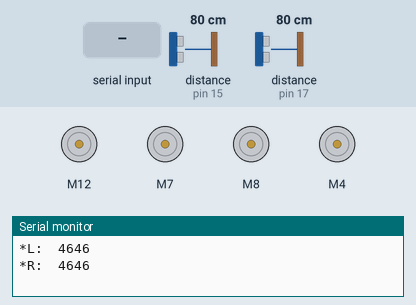
Recording of a sketch running on a simulated Arduino Uno, built with avr-gcc and run on an emulated ATmega328P. Parts: 4 × DC motor (green arrow = forward, orange = backward, longer = faster), the last lines printed to the serial monitor. Wiring (inferred from the names in the program): 2 × ultrasonic range finder: trigger pin 14, echo pin 15 / trigger pin 16, echo pin 17. The inputs (shaded band) are chosen by the test bench; at power-on: distance to the obstacle (sensors on pin 15, pin 17) 80 cm. The echo pulse lasts 58.3 µs per cm.

Above: at 1.2 s.
1.3 s: byte 115 (STOP) received over Serial
2.8 s: byte 119 (GOFORWARD) received over Serial
At 3.5 s:
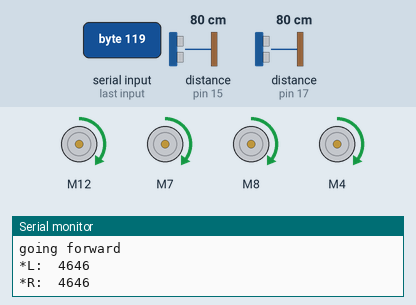
4.3 s: byte 120 (GOBACK) received over Serial
At 4.6 s:
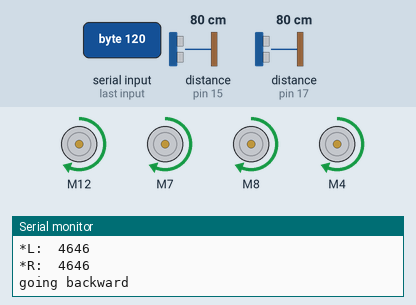
5.8 s: byte 97 (GOLEFT) received over Serial
At 7.0 s:
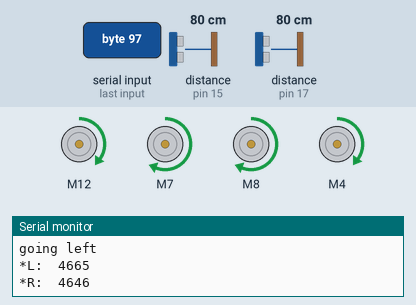
7.3 s: byte 100 (GORIGHT) received over Serial
At 8.1 s:
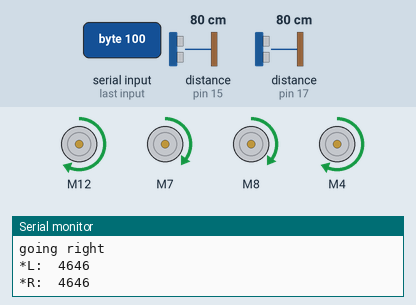
8.8 s: byte 113 (GODIAGONALRIGHT) received over Serial
At 9.3 s:
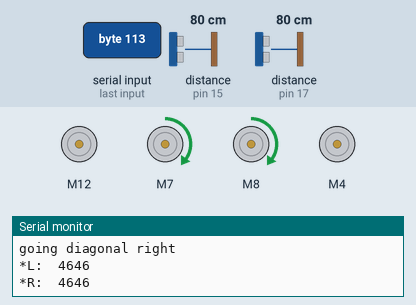
Timing chart, 0 to 11.3 s (numbered marks = the images above; inputs shaded):
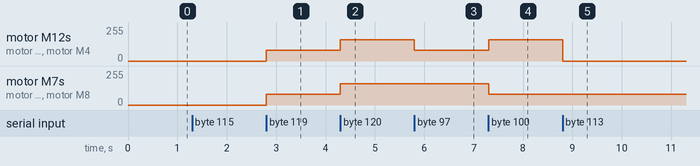

The sketch:

PBGL_1.ino
```cpp
#include "pinout.h"
#include "definitions.h"
#include "motorcontrol.h"
#include "ultrasoniccontrol.h"
#include <CytronMotorDriver.h>

void speedChange(int speed, bool mode);

const UltrasonicSensor ultr_L{ULTR_L_TRIG, ULTR_L_ECHO};
const UltrasonicSensor ultr_R{ULTR_R_TRIG, ULTR_R_ECHO};

volatile unsigned long previousMilis = 0;
volatile int speed = FAST_SPEED;
volatile int incomingByte = 0; // for incoming serial data
int echo = 0; // for obstacle detection

// flags
volatile bool obstacleL = false;
volatile bool obstacleR = false;
volatile Mode operationMode = MANUAL;

void setup() {
    noInterrupts();

    Serial.begin(9600); //Communication start
    interrupts();
}


void loop() {

    if(Serial.available() > 0) {
        incomingByte = Serial.read();
        //Serial.println(incomingByte);
        switch(incomingByte) {
            case STOP:
            stop();
            operationMode = MANUAL;
            break;
            case GOFORWARD:
            goforward(speed);
            break;
            case GOBACK:
            gobackward(speed);
            break;
            case GOLEFT:
            goleft(speed);
            break;
            case GORIGHT:
            goright(speed);
            break;
            case GODIAGONALRIGHT:
            godiagonalright(speed);
            break;
            case GODIAGONALLEFT:
            godiagonalleft(speed);
            break;
            case GODIAGONALBACKRIGHT:
            godiagonalbackright(speed);
            break;
            case GODIAGONALBACKLEFT:
            godiagonalbackleft(speed);
            break;
            case TURNRIGHT:
            turnright(speed);
            break;
            case TURNLEFT:
            turnleft(speed);
            break;
            case CHANGE_SPEED_FASTER:
            // speedChange(true);
            speed = FAST_SPEED;
            break;
            case CHANGE_SPEED_SLOWER:
            // speedChange(false);
            speed = SLOW_SPEED;
            break;
            case AUTONOMIC_MODE:
            gobackward(speed);
            operationMode = GOING_BACKWARD;
        }
    }

    // check sensor at INTERVAL
    unsigned long currentMilis = millis();
    if(currentMilis - previousMilis > CHECK_INTERVAL)
    {
        previousMilis = currentMilis;

        // detect obstacles
        echo = getDistance(ultr_L);
        if (echo)
        {
            obstacleL = true;
            Serial.print("*L:\t" + String(echo) + "\n");
        }
        echo = getDistance(ultr_R);
        if (echo)
        {
            obstacleR = true;
            Serial.print("*R:\t" + String(echo) + "\n");
        }

        if (obstacleL || obstacleR)
        {
            // turn to avoid obstacle
            switch(operationMode)
            {
                case MANUAL:
                case STOPPED:
                case TURNING_L:
                case TURNING_R:
                case GOING_FORWARD:
                break;
                case GOING_BACKWARD:
                if (obstacleL)
                {
                    turnleft(speed);
                    operationMode = TURNING_R;
                }
                else
                {
                    turnright(speed);
                    operationMode = TURNING_L;
                }
                break;
            }

            // reset flags
            obstacleL = false;
            obstacleR = false;
        }
        else
        {
            // no obstacles - go forward
            switch(operationMode)
            {
                case MANUAL:
                case STOPPED:
                case GOING_FORWARD:
                case GOING_BACKWARD:
                break;
                case TURNING_L:
                gobackward(speed);
                operationMode = GOING_BACKWARD;
                break;
                case TURNING_R:
                gobackward(speed);
                operationMode = GOING_BACKWARD;
                break;
            }
        }
    }
}

void speedChange(bool mode)
{
    if (mode)
    {
        // mode = true - increase
        speed += SPEED_INCREMENT;
        if (speed > MAX_SPEED)
        {
            speed = MAX_SPEED;
        }
    }
    else
    {
        // mode = false - decrease speed
        speed -= SPEED_INCREMENT;
        if (speed < MIN_SPEED)
        {
            speed = MIN_SPEED;
        }
    }

    switch (operationMode)
    {
        case GOING_BACKWARD:
        gobackward(speed);
        break;
        case TURNING_L:
        turnleft(speed);
        break;
        case TURNING_R:
        turnright(speed);
        break;
        default:
        stop();
    }
}
```

definitions.h
```cpp
// definitions

// commands
#define GOFORWARD           'w'
#define GOBACK              'x'
#define GOLEFT              'a'
#define GORIGHT             'd'
#define STOP                's'
#define GODIAGONALLEFT      'e'
#define GODIAGONALRIGHT     'q'
#define GODIAGONALBACKRIGHT 'c'
#define GODIAGONALBACKLEFT  'z'
#define TURNLEFT            'f'
#define TURNRIGHT           'r'

#define CHANGE_SPEED_FASTER 'p'
#define CHANGE_SPEED_SLOWER 'o'

#define AUTONOMIC_MODE      'm'

// constants
#define CHECK_INTERVAL      1000
#define MAX_SPEED           255
#define MIN_SPEED           30
#define SPEED_INCREMENT     10
#define SLOW_SPEED          40
#define FAST_SPEED          80

enum Mode { MANUAL, STOPPED, GOING_FORWARD, GOING_BACKWARD, TURNING_L, TURNING_R };
```

motorcontrol.cpp
```cpp
// motor control functions

#include "motorcontrol.h"
#include "pinout.h"
#include "CytronMotorDriver.h"

// Configure the motor driver.

CytronMD front_right(PWM_DIR, PWM_PIN_FR, DIR_PIN_FR);
CytronMD front_left(PWM_DIR, PWM_PIN_FL, DIR_PIN_FL);
CytronMD rear_right(PWM_DIR, PWM_PIN_RR, DIR_PIN_RR);
CytronMD rear_left(PWM_DIR, PWM_PIN_RL, DIR_PIN_RL);

void stop(){
    front_right.setSpeed(0);
    front_left.setSpeed(0);
    rear_right.setSpeed(0);
    rear_left.setSpeed(0);
    Serial.println("stopped");
}

void goforward(int speedToSet){
    front_right.setSpeed(speedToSet);
    front_left.setSpeed(speedToSet);
    rear_right.setSpeed(speedToSet);
    rear_left.setSpeed(speedToSet);
    Serial.println("going forward");
}

void gobackward(int speedToSet){
    int speedConverted = speedToSet*2;
    front_right.setSpeed(speedConverted);
    front_left.setSpeed(speedConverted);
    rear_right.setSpeed(speedConverted);
    rear_left.setSpeed(speedConverted);
    Serial.println("going backward");
}

void goright(int speedToSet){
    int speedConverted = speedToSet*2;
    front_right.setSpeed(speedConverted);
    front_left.setSpeed(speedToSet);
    rear_right.setSpeed(speedToSet);
    rear_left.setSpeed(speedConverted);
    Serial.println("going right");
}

void goleft(int speedToSet){
    int speedConverted = speedToSet*2;
    front_right.setSpeed(speedToSet);
    front_left.setSpeed(speedConverted);
    rear_right.setSpeed(speedConverted);
    rear_left.setSpeed(speedToSet);
    Serial.println("going left");
}

void godiagonalright(int speedToSet){
    front_right.setSpeed(0);
    front_left.setSpeed(speedToSet);
    rear_right.setSpeed(speedToSet);
    rear_left.setSpeed(0);
    Serial.println("going diagonal right");
}

void godiagonalleft(int speedToSet){
    front_right.setSpeed(speedToSet);
    front_left.setSpeed(0);
    rear_right.setSpeed(0);
    rear_left.setSpeed(speedToSet);
    Serial.println("going diagonal left");
}

void godiagonalbackright(int speedToSet){
    int speedConverted = speedToSet*2;
    front_right.setSpeed(speedConverted);
    front_left.setSpeed(0);
    rear_right.setSpeed(0);
    rear_left.setSpeed(speedConverted);
    Serial.println("going diagonal backright");
}

void godiagonalbackleft(int speedToSet){
    int speedConverted = speedToSet*2;
    front_right.setSpeed(0);
    front_left.setSpeed(speedConverted);
    rear_right.setSpeed(speedConverted);
    rear_left.setSpeed(0);
    Serial.println("going diagonal backleft");
}

void turnright(int speedToSet){
    int speedConverted = speedToSet*2;
    front_right.setSpeed(speedToSet);
    front_left.setSpeed(speedConverted);
    rear_right.setSpeed(speedToSet);
    rear_left.setSpeed(speedConverted);
    Serial.println("turn right");
}

void turnleft(int speedToSet){
    int speedConverted = speedToSet*2;
    front_right.setSpeed(speedConverted);
    front_left.setSpeed(speedToSet);
    rear_right.setSpeed(speedConverted);
    rear_left.setSpeed(speedToSet);
    Serial.println("turn left");
}
```

motorcontrol.h
```cpp
// motor control functions


void stop();

void goforward(int speed);

void gobackward(int speed);

void goright(int speed);

void goleft(int speed);

void godiagonalright(int speed);

void godiagonalleft(int speed);

void godiagonalbackright(int speed);

void godiagonalbackleft(int speed);

void turnright(int speed);

void turnleft(int speed);
```

pinout.h
```cpp
// pinout defined

// motor control
#define PWM_PIN_FL  7
#define DIR_PIN_FL  6
#define PWM_PIN_FR  12
#define DIR_PIN_FR  11
#define PWM_PIN_RR  8
#define DIR_PIN_RR  9
#define PWM_PIN_RL  4
#define DIR_PIN_RL  5

// ultrasonic sensor
#define ULTR_R_TRIG 14
#define ULTR_R_ECHO 15

#define ULTR_L_TRIG 16
#define ULTR_L_ECHO 17
```

ultrasoniccontrol.cpp
```cpp
#include "ultrasoniccontrol.h"
#include <Arduino.h>

int getDistance(UltrasonicSensor sensor)
{
    // setup
    pinMode(sensor.trigger_pin, OUTPUT);
    pinMode(sensor.echo_pin, INPUT);
    digitalWrite(sensor.trigger_pin, LOW);
    delayMicroseconds(2);
    // send 10us pulse
    digitalWrite(sensor.trigger_pin, HIGH);
    delayMicroseconds(10);
    digitalWrite(sensor.trigger_pin, LOW);

    // get measurement
    int measurement = (int)pulseIn(sensor.echo_pin, HIGH, ULTR_TIMEOUT);
    // in cm
    // int distance = (int)(measurement / 2 / 29.1);

    // return distance;
    return measurement;
}
```

ultrasoniccontrol.h
```cpp
#define ULTR_TIMEOUT    10000

struct UltrasonicSensor
{
    int trigger_pin;
    int echo_pin;
};

int getDistance(UltrasonicSensor sensor);
```

Measured:
- after the input at 2.8 s, motor M12, motor M7, motor M8, motor M4: stopped → forward 80/255 at once
- after the input at 4.3 s, motor M12, motor M7, motor M8, motor M4: forward 80/255 → forward 160/255 at once
- after the input at 5.8 s, motor M12, motor M4: forward 160/255 → forward 80/255 at once
- after the input at 7.3 s, motor M12, motor M4: forward 80/255 → forward 160/255 at once; motor M7, motor M8: forward 160/255 → forward 80/255 at once
- after the input at 8.8 s, motor M12, motor M4: forward 160/255 → stopped at once
